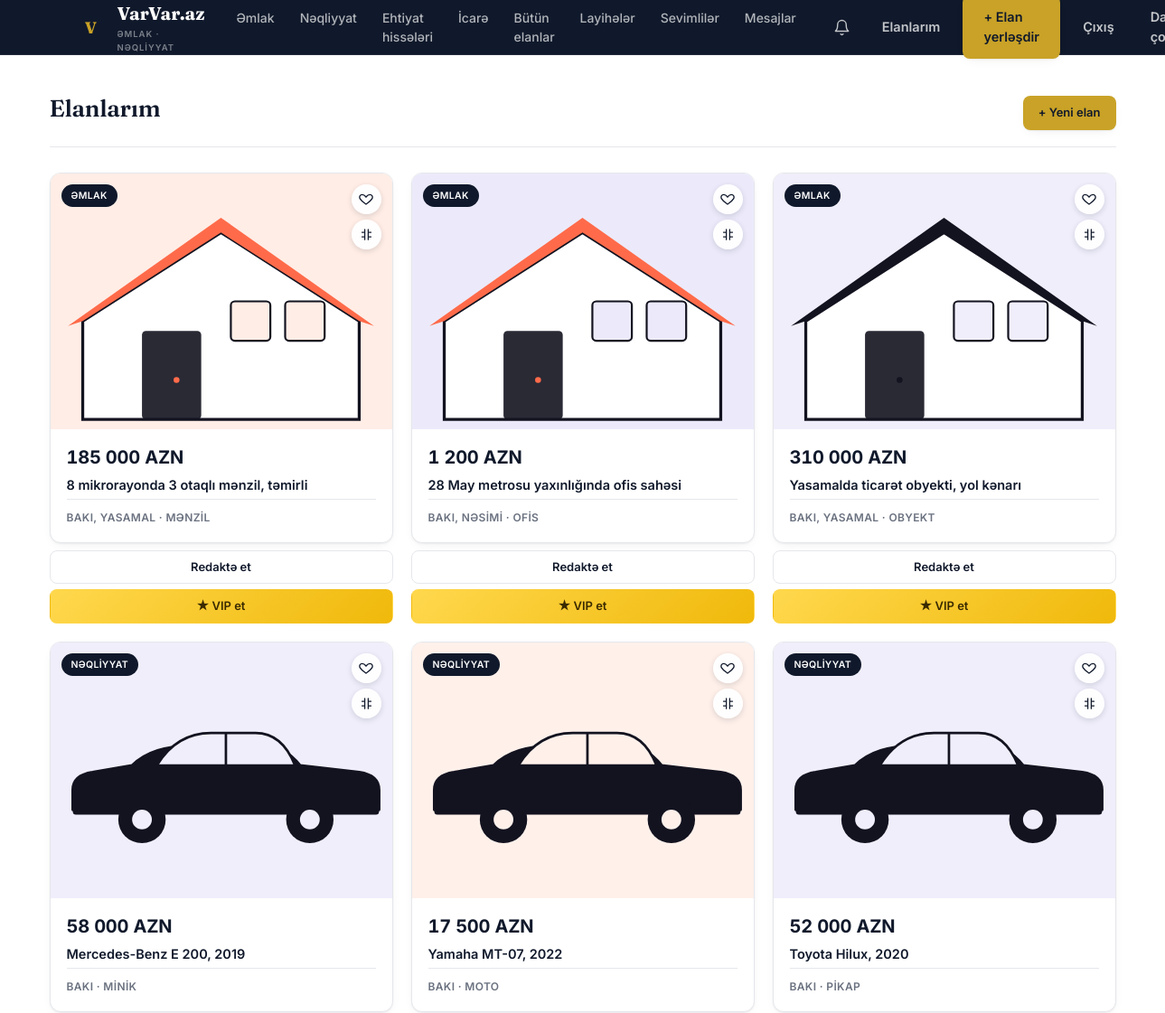
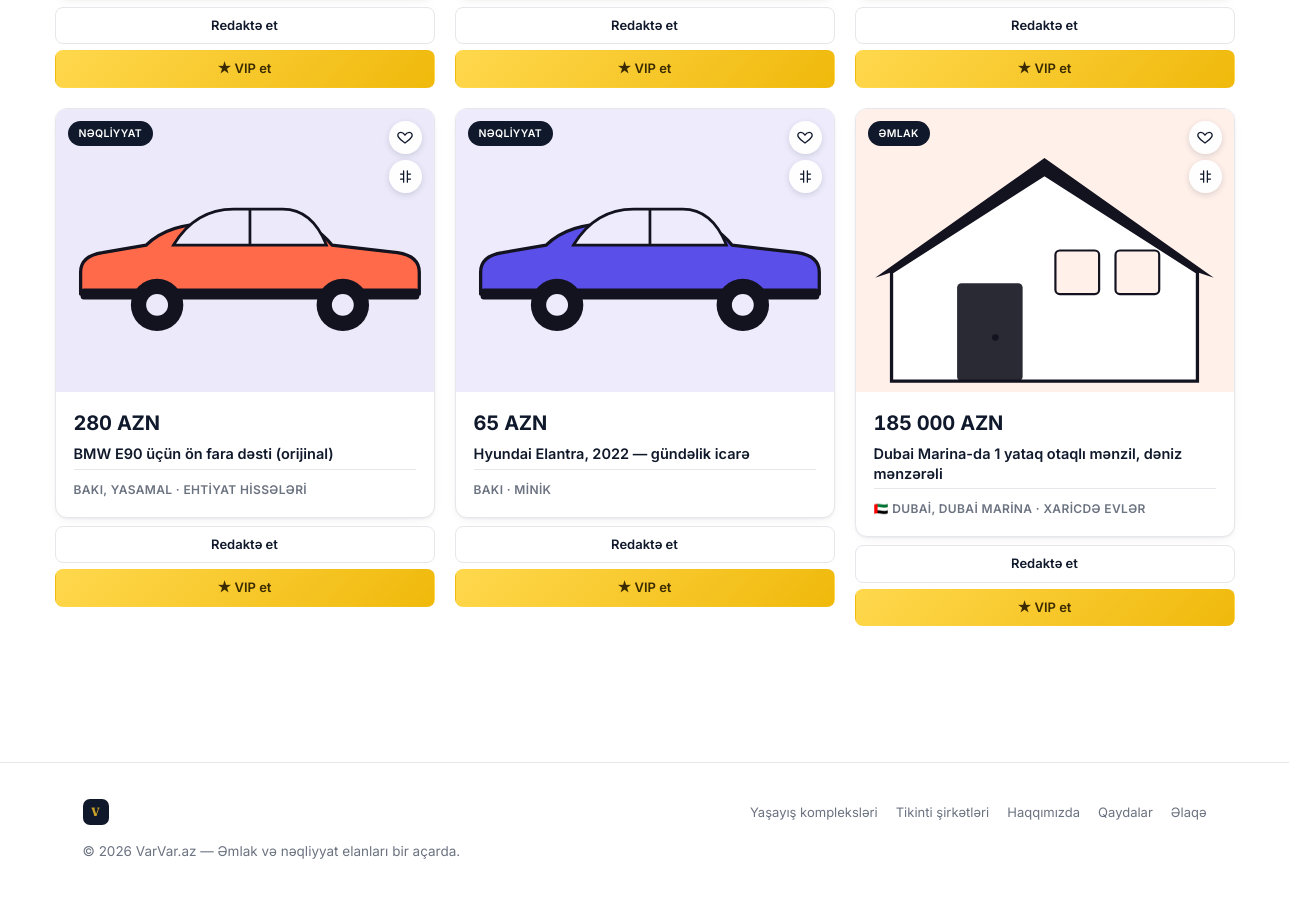
/elanlarim (signed in), run on the app's committed database (2 pictures, top to bottom).
### tables this page shows
CREATE TABLE listings (
    id INTEGER PRIMARY KEY AUTOINCREMENT,
    user_id INTEGER NOT NULL REFERENCES users(id),
    type TEXT NOT NULL CHECK(type IN ('emlak','neqliyyat')),
    category TEXT NOT NULL,          -- e.g. 'menzil','heyet evi','ofis','torpaq' | 'minik','suv','moto'
    title TEXT NOT NULL,
    description TEXT,
    price REAL NOT NULL,
    currency TEXT NOT NULL DEFAULT 'AZN',
    city TEXT NOT NULL,
    district TEXT,
    address TEXT,
    country TEXT,                      -- 'AZ' (default/domestic) | 'AE' | 'TR' | ... for Xaricde evler
    residence_id INTEGER REFERENCES residences(id) ON DELETE SET NULL,  -- optional link to a yaşayış kompleksi
    is_negotiable INTEGER NOT NULL DEFAULT 0,
    status TEXT NOT NULL DEFAULT 'active',   -- active | sold | archived
    views INTEGER NOT NULL DEFAULT 0,
    latitude REAL,
    longitude REAL,
    is_vip INTEGER NOT NULL DEFAULT 0,
    vip_expires_at TEXT,
    contact_phone TEXT,
    contact_phone2 TEXT,
    contact_whatsapp TEXT,
    created_at TEXT NOT NULL DEFAULT (datetime('now')),
    updated_at TEXT NOT NULL DEFAULT (datetime('now'))
);

### app.py (the view)
@app.route("/elanlarim")
@login_required
def my_listings():
    db = get_db()
    rows = db.execute(
        """SELECT l.*, (SELECT image_path FROM listing_images WHERE listing_id=l.id
                         ORDER BY is_main DESC LIMIT 1) AS thumb,
                  CASE WHEN l.is_vip=1 AND l.vip_expires_at > datetime('now') THEN 1 ELSE 0 END AS is_vip_active
           FROM listings l WHERE user_id=? ORDER BY created_at DESC""",
        (current_user()["id"],),
    ).fetchall()
    return render_template("my_listings.html", rows=rows)

### app.py (called while the page is built)
def get_db():
    if "db" not in g:
        g.db = sqlite3.connect(DB_PATH)
        g.db.row_factory = sqlite3.Row
        g.db.execute("PRAGMA foreign_keys = ON")
    return g.db

def current_user():
    if "user_id" not in session:
        return None
    if "_user_cache" not in g:
        db = get_db()
        g._user_cache = db.execute(
            "SELECT * FROM users WHERE id = ?", (session["user_id"],)
        ).fetchone()
    return g._user_cache

def login_required(view):
    @wraps(view)
    def wrapped(*args, **kwargs):
        if current_user() is None:
            flash("Bu əməliyyat üçün hesabınıza daxil olun.", "error")
            return redirect(url_for("login", next=request.path))
        return view(*args, **kwargs)
    return wrapped

def unread_message_count(user_id):
    db = get_db()
    row = db.execute(
        """SELECT COUNT(*) AS cnt FROM messages m
           JOIN conversations c ON c.id = m.conversation_id
           WHERE (c.buyer_id = ? OR c.seller_id = ?) AND m.sender_id != ? AND m.is_read = 0""",
        (user_id, user_id, user_id),
    ).fetchone()
    return row["cnt"]

def unread_notification_count(user_id):
    db = get_db()
    row = db.execute(
        "SELECT COUNT(*) AS cnt FROM notifications WHERE user_id=? AND is_read=0", (user_id,)
    ).fetchone()
    return row["cnt"]

@app.template_filter("money")
def money_filter(value):
    try:
        value = float(value)
    except (TypeError, ValueError):
        return value
    return f"{value:,.0f}".replace(",", " ")

### translations.py (called while the page is built)
def get_translator(lang):
    lang = lang if lang in TRANSLATIONS else "az"
    table = TRANSLATIONS[lang]
    az_table = TRANSLATIONS["az"]
    def t(key, default=None):
        return table.get(key, az_table.get(key, default if default is not None else key))
    return t

### templates/my_listings.html (shortened to what this page needs)
{% extends "base.html" %}
{% block content %}
<div class="wrap" style="padding:40px 0 80px;">
  <div class="section-head">
    <h1 style="font-size:26px;margin:0;">Elanlarım</h1>
    <a href="{{ url_for('new_listing') }}" class="btn btn-brass btn-sm">+ Yeni elan</a>
  </div>
  {% if rows %}
    <div class="grid-3">
      {% for l in rows %}
      <div>
        {% include "_card.html" %}
        <a href="{{ url_for('edit_listing', listing_id=l['id']) }}" class="btn btn-outline btn-sm btn-block" style="margin-top:8px;">Redaktə et</a>
        <a href="{{ url_for('vip_options', listing_id=l['id']) }}" class="btn btn-sm btn-block" style="margin-top:6px;background:linear-gradient(135deg,#FFD84D,#F0B90B);color:#3A2A00;">
          {{ '★ VIP müddətini artır' if l['is_vip_active'] else '★ VIP et' }}
        </a>
      </div>
      {% endfor %}
    </div>
  {% else %}
    <div class="empty-state">
      <p>Hələ heç bir elan yerləşdirməmisiniz.</p>
      <a href="{{ url_for('new_listing') }}" class="btn btn-outline btn-sm" style="margin-top:10px;">İlk elanınızı yerləşdirin</a>
    </div>
  {% endif %}
</div>
{% endblock %}

### templates/_card.html (shortened to what this page needs)
<a href="{{ url_for('listing_detail', listing_id=l['id']) }}" class="card {{ 'card-vip' if l['is_vip_active'] }}">
  <div class="thumb">
    <span class="tag">{{ t('hero.tab_emlak') if l['type']=='emlak' else t('hero.tab_neqliyyat') }}</span>
    {% if current_user %}
    <button type="button" class="fav-btn" data-id="{{ l['id'] }}" aria-label="{{ t('trust.favorites') }}">
      <svg viewBox="0 0 24 24"><path d="M12 21s-7.5-4.6-10-9.1C.4 8.6 2 5 5.6 5 8 5 10 6.4 12 9c2-2.6 4-4 6.4-4C22 5 23.6 8.6 22 11.9 19.5 16.4 12 21 12 21z"/></svg>
    </button>
    {% endif %}
    <button type="button" class="compare-btn {{ 'active' if l['id'] in (compare_ids or []) }}" data-id="{{ l['id'] }}" aria-label="Müqayisəyə əlavə et" title="Müqayisəyə əlavə et">
      <svg viewBox="0 0 24 24" fill="none" stroke="currentColor" stroke-width="2" stroke-linecap="round" stroke-linejoin="round"><path d="M9 3v18M15 3v18M4 8h5M15 8h5M4 16h5M15 16h5"/></svg>
    </button>
    <img src="{{ l['thumb'] }}" alt="{{ l['title'] }}" loading="lazy">
  </div>
  <div class="body">
    <div class="price mono">{{ l['price']|money }} {{ l['currency'] }}</div>
    <div class="title">{{ l['title'] }}</div>
    <div class="meta">{% if l['country'] and countries.get(l['country']) %}{{ countries[l['country']].flag }} {% endif %}{{ l['city'] }}{% if l['district'] %}, {{ l['district'] }}{% endif %} · {{ l['category'] }}</div>
  </div>
</a>

### static/css/style.css (style rules this page uses)
:root { --bg: #FFFFFF; --surface: #FFFFFF; --surface-alt: #F7F8FA; --navy: #10192B; --navy-soft: #1C2A44; --ink: #10192B; --ink-soft: #6B7280; --gold: #C9A227; --gold-deep: #A8841C; --gold-soft: #FBF3DD; --line: #E5E7EB; --danger: #C0392B; --radius: 12px; --radius-sm: 8px; --shadow: 0 1px 2px rgba(16,25,43,0.05), 0 4px 14px -6px rgba(16,25,43,0.10); --shadow-lift: 0 8px 20px -6px rgba(16,25,43,0.16), 0 2px 6px rgba(16,25,43,0.06); --city-accent: #5B4FE9; --city-accent-deep: #4636D0; --city-accent2: #FF6B4A; --city-ink: #131320; --city-radius: 18px; --city-shadow-lift: 0 6px 16px rgba(19,19,32,0.08), 0 28px 56px -20px rgba(91,79,233,0.32); }
* { box-sizing: border-box; }
html { scroll-behavior: smooth; }
body { margin: 0; background: var(--bg); color: var(--ink); font-family: 'Inter', system-ui, sans-serif; font-size: 16px; line-height: 1.5; -webkit-font-smoothing: antialiased; }
h1, h2, h3, .display { font-family: 'Fraunces', Georgia, serif; font-weight: 600; letter-spacing: -0.01em; margin: 0 0 .4em; color: var(--ink); }
a { color: inherit; text-decoration: none; }
img { max-width: 100%; display: block; }
.mono { font-variant-numeric: tabular-nums; font-feature-settings: "tnum" 1; }
.wrap { max-width: 1180px; margin: 0 auto; padding: 0 28px; }
.btn { display: inline-flex; align-items: center; justify-content: center; gap: 8px; padding: 12px 22px; border-radius: var(--radius-sm); font-weight: 600; font-size: 14.5px; border: 1px solid transparent; cursor: pointer; transition: transform .1s ease, background .15s ease, box-shadow .15s ease; font-family: 'Inter', sans-serif; }
.btn-brass { background: var(--gold); color: var(--navy); box-shadow: var(--shadow); }
.btn-outline { background: transparent; border-color: var(--line); color: var(--ink); }
.btn-sm { padding: 8px 16px; font-size: 13px; }
.btn-block { width: 100%; }
.section-head { display: flex; justify-content: space-between; align-items: baseline; margin-bottom: 28px; border-bottom: 1px solid var(--line); padding-bottom: 18px; }
.grid-3 { display: grid; grid-template-columns: repeat(3, 1fr); gap: 20px; }
.card { background: var(--surface); border-radius: var(--radius); overflow: hidden; border: 1px solid var(--line); transition: box-shadow .2s ease, transform .2s ease, border-color .2s ease; display: flex; flex-direction: column; box-shadow: var(--shadow); }
.card .thumb { aspect-ratio: 4/3; background: var(--surface-alt); overflow: hidden; position: relative; }
.card .thumb img { width: 100%; height: 100%; object-fit: cover; transition: transform .35s ease; }
.card .tag { position: absolute; top: 12px; left: 12px; background: var(--navy); color: #fff; font-size: 10.5px; font-weight: 600; padding: 5px 11px; border-radius: 999px; letter-spacing: .03em; text-transform: uppercase; z-index: 5; }
.card .body { padding: 16px 18px 18px; flex: 1; display: flex; flex-direction: column; }
.card .price { font-family: 'Inter', sans-serif; font-size: 20px; font-weight: 700; color: var(--ink); letter-spacing: -0.01em; }
.card .title { font-size: 14.5px; font-weight: 600; margin: 6px 0 5px; line-height: 1.35; color: var(--ink); }
.card .meta { font-size: 12px; color: var(--ink-soft); margin-top: auto; padding-top: 11px; border-top: 1px solid var(--line); text-transform: uppercase; letter-spacing: .03em; font-weight: 600; }
.fav-btn { position: absolute; top: 12px; right: 12px; width: 33px; height: 33px; border-radius: 50%; background: rgba(255,255,255,0.95); border: none; display: flex; align-items: center; justify-content: center; cursor: pointer; box-shadow: 0 2px 6px rgba(16,25,43,0.15); z-index: 5; }
.fav-btn svg { width: 16px; height: 16px; stroke: var(--navy); fill: none; stroke-width: 2; }
.compare-btn { position: absolute; top: 51px; right: 12px; width: 33px; height: 33px; border-radius: 50%; background: rgba(255,255,255,0.95); border: none; display: flex; align-items: center; justify-content: center; cursor: pointer; box-shadow: 0 2px 6px rgba(16,25,43,0.15); z-index: 5; }
.compare-btn svg { width: 15px; height: 15px; stroke: var(--navy); }

### data on the page
listings: type "ƏMLAK", shows a picture, price "185 000", currency "AZN", title "8 mikrorayonda 3 otaqlı mənzil, təmirli", city "BAKI", district "YASAMAL", category "MƏNZIL", is_vip_active "★ VIP et"
listings: type "ƏMLAK", shows a picture, price "1 200", currency "AZN", title "28 May metrosu yaxınlığında ofis sahəsi", city "BAKI", district "NƏSIMI", category "OFIS", is_vip_active "★ VIP et"
listings: type "ƏMLAK", shows a picture, price "310 000", currency "AZN", title "Yasamalda ticarət obyekti, yol kənarı", city "BAKI", district "YASAMAL", category "OBYEKT", is_vip_active "★ VIP et"
listings: type "NƏQLIYYAT", price "58 000", currency "AZN", title "Mercedes-Benz E 200, 2019", city "BAKI", category "MINIK", is_vip_active "★ VIP et"
listings: type "NƏQLIYYAT", shows a picture, price "17 500", currency "AZN", title "Yamaha MT-07, 2022", city "BAKI", category "MOTO", is_vip_active "★ VIP et"
listings: type "NƏQLIYYAT", price "52 000", currency "AZN", title "Toyota Hilux, 2020", city "BAKI", category "PIKAP", is_vip_active "★ VIP et"
listings: type "NƏQLIYYAT", shows a picture, price "280", currency "AZN", title "BMW E90 üçün ön fara dəsti (orijinal)", city "BAKI", district "YASAMAL", category "EHTIYAT HISSƏLƏRI", is_vip_active "★ VIP et"
listings: type "NƏQLIYYAT", shows a picture, price "65", currency "AZN", title "Hyundai Elantra, 2022 — gündəlik icarə", city "BAKI", category "MINIK", is_vip_active "★ VIP et"
listings: type "ƏMLAK", shows a picture, price "185 000", currency "AZN", title "Dubai Marina-da 1 yataq otaqlı mənzil, dəniz mənzərəli", country "🇦🇪", city "DUBAI", district "DUBAI MARINA", category "XARICDƏ EVLƏR", is_vip_active "★ VIP et"

### other printed values
{{ t('tagline') }} "ƏMLAK · NƏQLİYYAT"
{{ t('nav.emlak') }} "Əmlak"
{{ t('nav.neqliyyat') }} "Nəqliyyat"
{{ t('nav.butun_elanlar') }} "Bütün elanlar"
{{ t('nav.layiheler') }} "Layihələr"
{{ t('nav.sevimliler') }} "Sevimlilər"
{{ t('nav.mesajlar') }} "Mesajlar"
{{ t('nav.elanlarim') }} "Elanlarım"
{{ t('nav.elan_yerlesdir') }} "+ Elan yerləşdir"
{{ t('nav.cixis') }} "Çıxış"
{{ t('projects.heading') }} "Yaşayış kompleksləri"
{{ t('nav.sirketler') }} "Tikinti şirkətləri"
{{ t('nav.haqqimizda') }} "Haqqımızda"
{{ t('nav.qaydalar') }} "Qaydalar"
{{ t('nav.elaqe') }} "Əlaqə"
